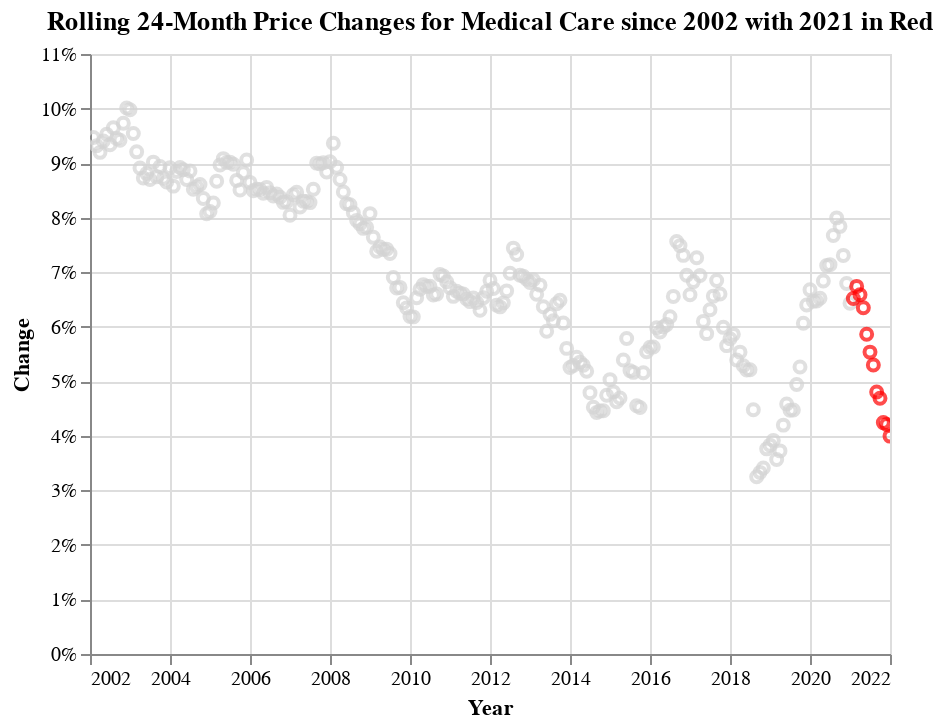

Notebook cell for this chart:
### Markdown cell above
Let's adopt the highlight trick from our previous iterations.

### Code cell
# Sixth chart - scatter of 24-month rolling changes with red highlight.
alt.Chart(pd.DataFrame(df_m).dropna(),title='Rolling 24-Month Price Changes for Medical Care since 2002 with 2021 in Red').mark_point().encode(
    y = alt.Y('pct_change', title='Change', axis=alt.Axis(format='%')),
    x = alt.X('spacing', title='Year', axis = alt.Axis(format='0'), scale=alt.Scale(domain=[2002, 2022])),
    tooltip=('mouseover'),
    color=alt.condition(
        alt.datum.year == 2021,
        alt.value('red'),
        alt.value('lightgrey')
    )
).interactive(
).properties(height=300, width=400)

### Figure 1 — Vega-Lite specification as saved in the notebook (floating-point values rounded to 4 significant figures; data arrays with more than 128 entries replaced by an {"elided": "..."} marker saying what was removed)
{"config": {"view": {"continuousWidth": 400, "continuousHeight": 300}}, "data": {"name": "data-05087a64c27d805d36d8ff5a183bcba7"}, "mark": "point", "encoding": {"color": {"condition": {"value": "red", "test": "(datum.year === 2021)"}, "value": "lightgrey"}, "tooltip": {"field": "mouseover", "type": "nominal"}, "x": {"axis": {"format": "0"}, "field": "spacing", "scale": {"domain": [2002, 2022]}, "title": "Year", "type": "quantitative"}, "y": {"axis": {"format": "%"}, "field": "pct_change", "title": "Change", "type": "quantitative"}}, "height": 300, "selection": {"selector021": {"type": "interval", "bind": "scales", "encodings": ["x", "y"]}}, "title": "Rolling 24-Month Price Changes for Medical Care since 2002 with 2021 in Red", "width": 400, "$schema": "https://vega.github.io/schema/vega-lite/v4.17.0.json", "datasets": {"data-05087a64c27d805d36d8ff5a183bcba7": {"elided": "240 records"}}}
